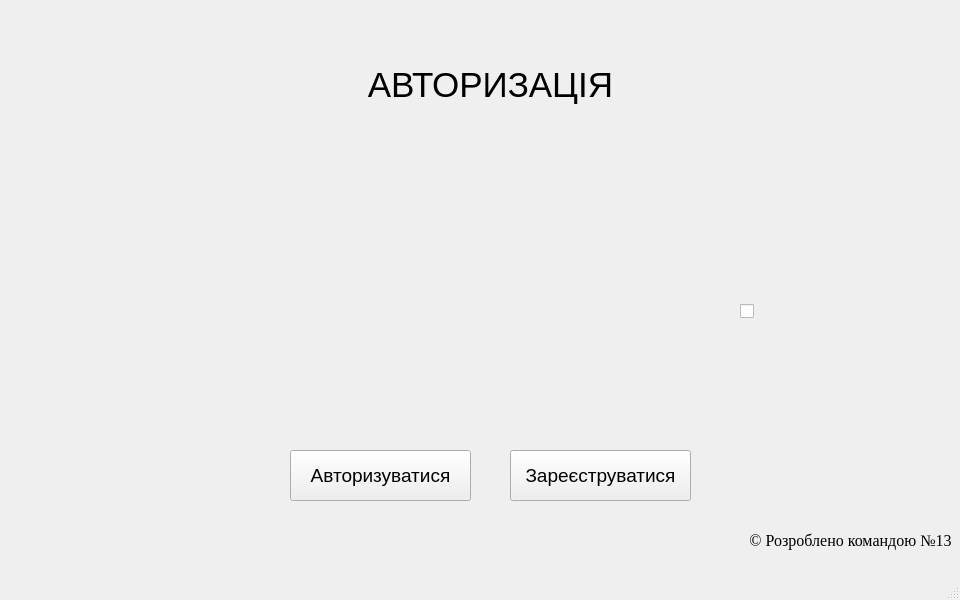
<?xml version="1.0" encoding="UTF-8"?>
<ui version="4.0">
 <class>AuthorizationWindow</class>
 <widget class="QMainWindow" name="AuthorizationWindow">
  <property name="geometry">
   <rect>
    <x>0</x>
    <y>0</y>
    <width>960</width>
    <height>600</height>
   </rect>
  </property>
  <property name="sizePolicy">
   <sizepolicy hsizetype="Fixed" vsizetype="Fixed">
    <horstretch>0</horstretch>
    <verstretch>0</verstretch>
   </sizepolicy>
  </property>
  <property name="minimumSize">
   <size>
    <width>800</width>
    <height>600</height>
   </size>
  </property>
  <property name="maximumSize">
   <size>
    <width>960</width>
    <height>600</height>
   </size>
  </property>
  <property name="windowTitle">
   <string>MainWindow</string>
  </property>
  <property name="locale">
   <locale language="Ukrainian" country="Ukraine"/>
  </property>
  <widget class="QWidget" name="centralwidget">
   <widget class="QLabel" name="label">
    <property name="geometry">
     <rect>
      <x>330</x>
      <y>50</y>
      <width>321</width>
      <height>71</height>
     </rect>
    </property>
    <property name="text">
     <string>&lt;html&gt;&lt;head/&gt;&lt;body&gt;&lt;p align=&quot;center&quot;&gt;&lt;span style=&quot; font-size:26pt;&quot;&gt;АВТОРИЗАЦІЯ&lt;/span&gt;&lt;/p&gt;&lt;/body&gt;&lt;/html&gt;</string>
    </property>
   </widget>
   <widget class="QPushButton" name="acceptButton">
    <property name="geometry">
     <rect>
      <x>290</x>
      <y>450</y>
      <width>181</width>
      <height>51</height>
     </rect>
    </property>
    <property name="font">
     <font>
      <pointsize>14</pointsize>
     </font>
    </property>
    <property name="cursor">
     <cursorShape>PointingHandCursor</cursorShape>
    </property>
    <property name="text">
     <string>Авторизуватися</string>
    </property>
   </widget>
   <widget class="QPushButton" name="registerButton">
    <property name="geometry">
     <rect>
      <x>510</x>
      <y>450</y>
      <width>181</width>
      <height>51</height>
     </rect>
    </property>
    <property name="font">
     <font>
      <pointsize>14</pointsize>
     </font>
    </property>
    <property name="cursor">
     <cursorShape>PointingHandCursor</cursorShape>
    </property>
    <property name="text">
     <string>Зареєструватися</string>
    </property>
   </widget>
   <widget class="QLabel" name="developersTeam">
    <property name="geometry">
     <rect>
      <x>740</x>
      <y>530</y>
      <width>221</width>
      <height>21</height>
     </rect>
    </property>
    <property name="font">
     <font>
      <family>Times New Roman</family>
      <pointsize>12</pointsize>
     </font>
    </property>
    <property name="toolTip">
     <string>Лінчук, Філімоненков, Черненко</string>
    </property>
    <property name="text">
     <string>&lt;html&gt;&lt;head/&gt;&lt;body&gt;&lt;p align=&quot;center&quot;&gt;&lt;span style=&quot; font-size:12pt;&quot;&gt;© Розроблено командою №13&lt;/span&gt;&lt;/p&gt;&lt;/body&gt;&lt;/html&gt;</string>
    </property>
   </widget>
   <widget class="CustomField" name="email" native="true">
    <property name="geometry">
     <rect>
      <x>230</x>
      <y>160</y>
      <width>500</width>
      <height>110</height>
     </rect>
    </property>
   </widget>
   <widget class="CustomField" name="password" native="true">
    <property name="geometry">
     <rect>
      <x>230</x>
      <y>280</y>
      <width>500</width>
      <height>110</height>
     </rect>
    </property>
   </widget>
   <widget class="QCheckBox" name="passwordVisibility">
    <property name="geometry">
     <rect>
      <x>740</x>
      <y>300</y>
      <width>21</width>
      <height>22</height>
     </rect>
    </property>
    <property name="text">
     <string/>
    </property>
   </widget>
  </widget>
  <widget class="QMenuBar" name="menubar">
   <property name="geometry">
    <rect>
     <x>0</x>
     <y>0</y>
     <width>960</width>
     <height>21</height>
    </rect>
   </property>
  </widget>
  <widget class="QStatusBar" name="statusbar"/>
 </widget>
 <customwidgets>
  <customwidget>
   <class>CustomField</class>
   <extends>QWidget</extends>
   <header location="global">Authorization/CustomField/CustomField.hpp</header>
   <container>1</container>
  </customwidget>
 </customwidgets>
 <resources/>
 <connections/>
</ui>
